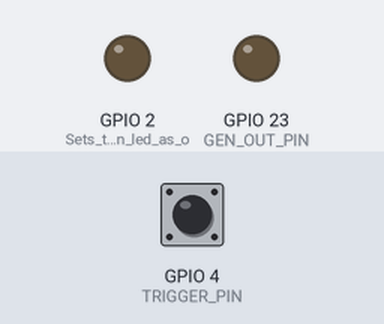
Recording of a program running on a simulated ESP32. On the bench: output pins drawn as LEDs (lit = HIGH). The test bench sets the inputs (shaded band); at power-on: GPIO 4 (TRIGGER_PIN) HIGH. What the program prints to the serial monitor is not drawn.

Above: at 2.2 s.
2.3 s: GPIO 4 (TRIGGER_PIN) pulled LOW for 0.15 s
At 3.1 s:
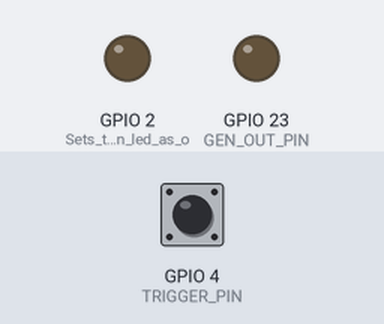
4.0 s: GPIO 4 (TRIGGER_PIN) pulled LOW for 1 s
At 4.5 s:
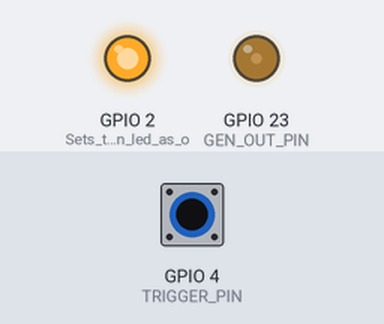
6.5 s: GPIO 4 (TRIGGER_PIN) pulled LOW for 3.2 s
At 9.71 s:
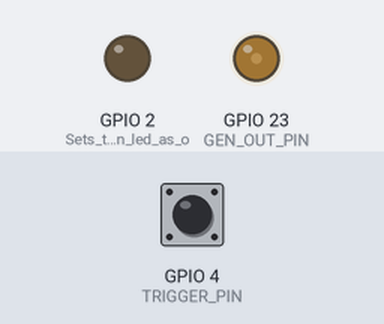
Timing chart, 0 to 11.2 s (numbered marks = the images above; inputs shaded):
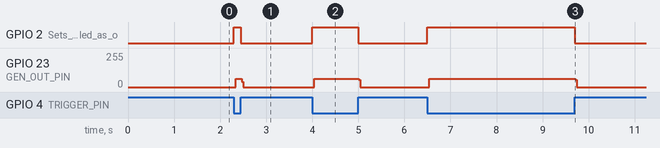

Measured:
- after the input at 2.3 s, GPIO 2 (Sets_the_builtin_led_as_o): LOW → HIGH at once, → LOW 0.15 s later; GPIO 23 (GEN_OUT_PIN): 0/255 → 62/255 at once, → 0/255 0.12 s later
- after the input at 4.0 s, GPIO 2 (Sets_the_builtin_led_as_o): LOW → HIGH at once, → LOW 1.0 s later; GPIO 23 (GEN_OUT_PIN): 0/255 → 62/255 at once, → 0/255 0.96 s later
- after the input at 6.5 s, GPIO 2 (Sets_the_builtin_led_as_o): LOW → HIGH at once, → LOW 3.2 s later; GPIO 23 (GEN_OUT_PIN): 0/255 → 62/255 at once, → 0/255 3.2 s later

The program:

main.cpp
```cpp
#include <Arduino.h>
#include "scales.h"
#include "melody.h"

const int GEN_OUT_PIN = 23; // Pin 23 for output ?
const int TRIGGER_PIN = 4;  // Interrupt pin.

// PWM channel 0 parameters.
const int GEN_PWM_CHANNEL = 0;
const int PWM_FREQ = 200000;  // 100 KHz.
const int PWM_RESOLUTION = 8; // bits resolution for PWM signal output.
// 0.315V ≈ -10dBV and  1.23V ≈ +4dBu.
const int MAX_AMPLITUDE = pow(2, PWM_RESOLUTION - 1); // PWM output -> 1.6V max is way enough... But means we loose 1bit of resolution ?

// Audio.
const int AUDIO_SAMPLE_RATE = 20000;                                    // 20KHz.
const int AUDIO_SAMPLE_PERIOD_MICRO = int(1000000 / AUDIO_SAMPLE_RATE); // Sample period in microseconds.

volatile boolean noteOn = false;
unsigned long lastMicros = 0;
unsigned long lastMillis = 0;
float freq = 440;

// Melody melody = Melody(C_MAJOR);
Melody melody = Melody(AU_CLAIR_DE_LA_LUNE);
// Melody melody = Melody(LA_MARSEILLAISE);

// Forward function declarations.
void IRAM_ATTR noteEvent(); // Function called by the interrupt.
void gen(float freq);

void setup()
{
    pinMode(LED_BUILTIN, OUTPUT); // Sets the builtin led as output (pin #2 on ESP32 Vroom).
    pinMode(TRIGGER_PIN, INPUT_PULLUP);
    attachInterrupt(TRIGGER_PIN, noteEvent, CHANGE);
    lastMicros = micros();

    // Configure PWM channel 0.
    ledcSetup(GEN_PWM_CHANNEL, PWM_FREQ, PWM_RESOLUTION);
    // Attach generator pin to channel 0.
    ledcAttachPin(GEN_OUT_PIN, GEN_PWM_CHANNEL);

    freq = melody.rewind();

    Serial.begin(9600);
    delay(1000); // Delay to start serial monitoring.
    Serial.println("ESP32 Melody player");
}

void loop()
{
    if (noteOn)
    {
        gen(freq);
        freq = melody.getNextNote();
    }
}

void gen(float freq)
{
    digitalWrite(LED_BUILTIN, HIGH); // sets the digital led pin on.
    lastMicros = micros();

    while (noteOn)
    {
        /**
         * 		y = max_amp * sin (wt + phi)
         * 	=>	y = max_amp * sin (2*PI * freq * t + phi)
         *  =>	Don't forget the fact that we have a "DC bias" set to MAX_AMPLITUDE / 2.
         */
        ledcWrite(GEN_PWM_CHANNEL, MAX_AMPLITUDE / 2 * (1 + sin(2 * PI * freq * (micros() - lastMicros) / 1000000))); // sets the PWM voltage on out pin GEN_OUT.
        delayMicroseconds(AUDIO_SAMPLE_PERIOD_MICRO);                                                                 // wait length of a sample period.
    }

    digitalWrite(LED_BUILTIN, LOW); // Sets the digital led pin off.
    ledcWrite(GEN_PWM_CHANNEL, 0);  // Sets the PWM voltage on out pin GEN_OUT back to 0 for now. May be we could try to fade out ?
}

void IRAM_ATTR noteEvent()
{
    // ets_printf("note triggered\n"); // Cannot use Serial.println() nor delay() in an interrupt function.
    // We need to pad interrupts due to "dirty" on/off electric contact.
    // So we reduce the interrupts time intervall senitivity.
    if (millis() - lastMillis > 10)
    {
        noteOn = !noteOn;
        lastMillis = millis();
    }
}
```

melody.cpp
```cpp
#include "melody.h"

Melody::Melody(std::list<float> notes)
{
	this->noteList = notes;
}

Melody::~Melody()
{
}

float Melody::rewind()
{
	iter = this->noteList.begin();
	return *iter;
}

float Melody::getNextNote()
{
	if (++iter == this->noteList.end())
		return this->rewind();
	return *iter;
}
```

melody.h
```cpp
#ifndef _DEF_MELODY
#define DEF_MELODY

#include <list>

class Melody
{
private:
	std::list<float> noteList;
	std::list<float>::iterator iter;

public:
	Melody(std::list<float> notes);
	~Melody();

	float rewind();
	float getNextNote();
};

#endif
```

scales.h
```cpp
#ifndef DEF_SCALES
#define DEF_SCALES

// ##### NOTE FREQUENCIES #####
#define _A2 110

#define _A3 220

#define _C4 261.63
#define _Cs4 277.18
#define _D4 293.66
#define _Ds4 311.13
#define _E4 329.63
#define _F4 349.23
#define _Fs4 369.99
#define _G4 392
#define _Gs4 415.30
#define _A4 440
#define _As4 466.16
#define _B4 493.88

#define _C5 523.25
#define _Cs5 554.37
#define _D5 587.33
#define _Ds5 622.25
#define _E5 659.26
#define _F5 698.46
#define _Fs5 739.99
#define _G5 783.99
#define _Gs5 830.61
#define _A5 880
#define _As5 932.33
#define _B5 987.77

#define _C6 1046.50
#define _Cs6 1108.73
#define _D6 1174.66
#define _Ds6 1244.51
#define _E6 1318.51
#define _F6 1396.91
#define _Fs6 1479.98
#define _G6 1567.98
#define _Gs6 1661.22
#define _A6 1760
#define _As6 1864.66
#define _B6 1975.53

#define _C7 2093

#define _A7 3520

// ##### MELODIES #####
#define C_MAJOR {_C4, _D4, _E4, _F4, _G4, _A4, _B4, _C5}
#define AU_CLAIR_DE_LA_LUNE {_C5, _C5, _C5, _D5, _E5, _D5, _C5, _E5, _D5, _D5, _C5, _D5, _D5, _D5, _D5, _A4, _A4, _D5, _C5, _B4, _A4, _G4, _C5, _C5, _C5, _D5, _E5, _D5, _C5, _E5, _D5, _D5, _C5}
#define LA_MARSEILLAISE {_D4, _D4, _D4, _G4, _G4, _A4, _A4, _D5, _B4, _G4, _G4, _B4, _G4, _E4, _C5, _A4, _Fs4, _G4}

#endif
```
